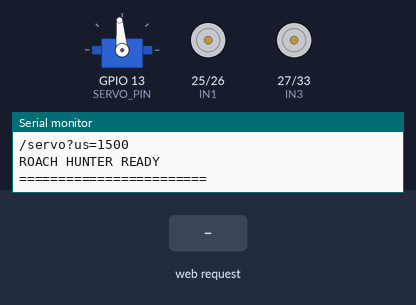
Simulated run of this sketch. Board: ESP32. Parts: servo, motor-driver pin pairs drawn as motors (green arrow = first pin HIGH = forward, orange = second pin HIGH = backward, longer = more drive), the last lines printed to the serial monitor. Inputs (shaded band) come from the test bench.

Above: at 2.2 s.
2.3 s: HTTP request GET /ready received
At 3.5 s:
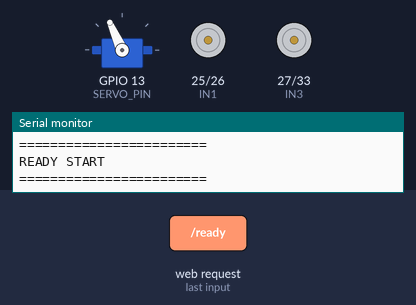
5.3 s: HTTP request GET /capture received
At 5.8 s:
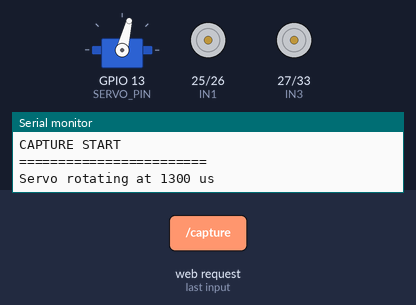
8.3 s: HTTP request GET /cmd?d=F received
At 9.2 s:
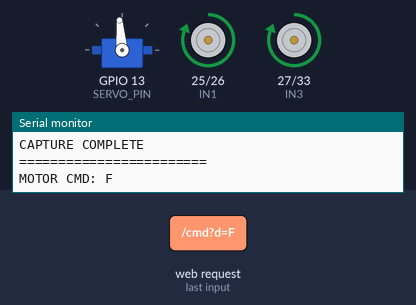
11.0 s: HTTP request GET /cmd?d=B received
At 11.3 s:
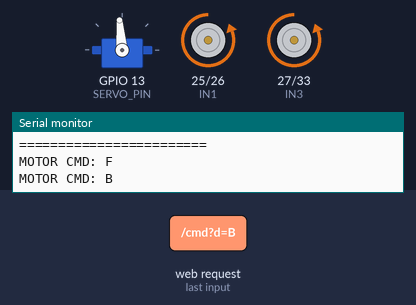
13.7 s: HTTP request GET /cmd?d=L received
At 14.6 s:
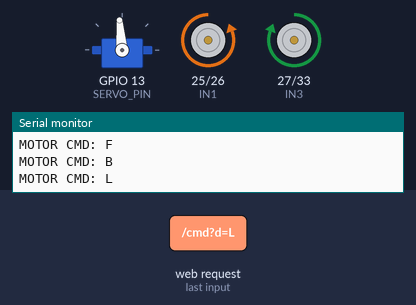
16.4 s: HTTP request GET /cmd?d=R received
At 17.3 s:
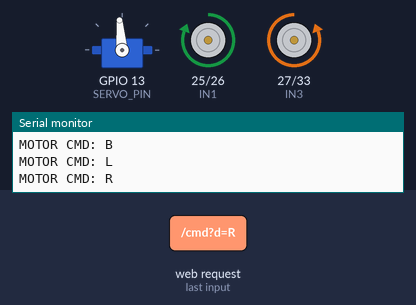
Timing chart, 0 to 19.4 s (numbered marks = the images above; inputs shaded):
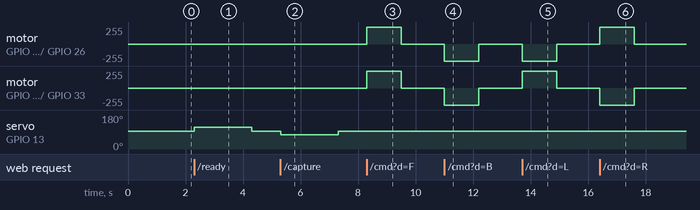

Measured:
- after the input at 2.3 s, servo on GPIO 13 (SERVO_PIN): 95° → 114° at once, → 95° 2.0 s later
- after the input at 5.3 s, servo on GPIO 13 (SERVO_PIN): 95° → 76° at once, → 95° 2.0 s later
- after the input at 8.3 s, motor on GPIO 25 (IN1) / GPIO 26 (IN2), motor on GPIO 27 (IN3) / GPIO 33 (IN4): stopped → forward 255/255 at once, → stopped 1.2 s later
- after the input at 11.0 s, motor on GPIO 25 (IN1) / GPIO 26 (IN2), motor on GPIO 27 (IN3) / GPIO 33 (IN4): stopped → backward 255/255 at once, → stopped 1.2 s later
- after the input at 13.7 s, motor on GPIO 25 (IN1) / GPIO 26 (IN2): stopped → backward 255/255 at once, → stopped 1.2 s later; motor on GPIO 27 (IN3) / GPIO 33 (IN4): stopped → forward 255/255 at once, → stopped 1.2 s later
- after the input at 16.4 s, motor on GPIO 25 (IN1) / GPIO 26 (IN2): stopped → forward 255/255 at once, → stopped 1.2 s later; motor on GPIO 27 (IN3) / GPIO 33 (IN4): stopped → backward 255/255 at once, → stopped 1.2 s later

The sketch:

robot_controller.ino
```cpp
#include <WiFi.h>
#include <WebServer.h>
#include <ESP32Servo.h>

// ============================================================
// MOTOR PINS
// ============================================================

const int IN1 = 25;
const int IN2 = 26;
const int IN3 = 27;
const int IN4 = 33;

// ============================================================
// SERVO
// ============================================================

const int SERVO_PIN = 13;

Servo captureServo;

const int SERVO_STOP_US = 1500;

// Capture direction
const int SERVO_CAPTURE_US = 1300;
const int SERVO_CAPTURE_TIME_MS = 2000;

// Opposite direction, used at startup
const int SERVO_READY_US = 1700;
const int SERVO_READY_TIME_MS = SERVO_CAPTURE_TIME_MS;

// ============================================================
// WIFI
// ============================================================

const char* WIFI_NAME = "ROACH-HUNTER";
const char* WIFI_PASSWORD = "roachbot123";

WebServer server(80);

// ============================================================
// MOTOR SAFETY
// ============================================================

unsigned long lastMoveTime = 0;
bool isMoving = false;

const unsigned long SAFETY_TIMEOUT_MS = 1200;

// ============================================================
// MOTOR CONTROL
// ============================================================

void stopMotors() {

digitalWrite(IN1, LOW);
digitalWrite(IN2, LOW);
digitalWrite(IN3, LOW);
digitalWrite(IN4, LOW);

isMoving = false;
}

void forward() {

digitalWrite(IN1, HIGH);
digitalWrite(IN2, LOW);

digitalWrite(IN3, HIGH);
digitalWrite(IN4, LOW);

isMoving = true;
}

void backward() {

digitalWrite(IN1, LOW);
digitalWrite(IN2, HIGH);

digitalWrite(IN3, LOW);
digitalWrite(IN4, HIGH);

isMoving = true;
}

void turnLeft() {

digitalWrite(IN1, LOW);
digitalWrite(IN2, HIGH);

digitalWrite(IN3, HIGH);
digitalWrite(IN4, LOW);

isMoving = true;
}

void turnRight() {

digitalWrite(IN1, HIGH);
digitalWrite(IN2, LOW);

digitalWrite(IN3, LOW);
digitalWrite(IN4, HIGH);

isMoving = true;
}

// ============================================================
// MOTOR HTTP
//
// /cmd?d=F
// /cmd?d=B
// /cmd?d=L
// /cmd?d=R
// /cmd?d=X
//
// ============================================================

void handleCommand() {

String command = server.arg("d");

Serial.print("MOTOR CMD: ");
Serial.println(command);

if (command == "F") {

    forward();

} else if (command == "B") {

    backward();

} else if (command == "L") {

    turnLeft();

} else if (command == "R") {

    turnRight();

} else {

    stopMotors();

}

if (isMoving) {
lastMoveTime = millis();
}

server.send(
200,
"text/plain",
"OK"
);
}

// ============================================================
// CAPTURE
//
// /capture
//
// Behavior:
//
// 1. SG90 rotates in capture direction
// 2. runs for 200 ms
// 3. returns to neutral / STOP
//
// ============================================================

void handleReady() {

Serial.println();
Serial.println("========================");
Serial.println("READY START");
Serial.println("========================");

// Make sure car is not moving
stopMotors();

// Rotate opposite direction
captureServo.writeMicroseconds(
SERVO_READY_US
);

delay(
SERVO_READY_TIME_MS
);

// Stop servo
captureServo.writeMicroseconds(
SERVO_STOP_US
);

Serial.println("READY COMPLETE");

server.send(
200,
"text/plain",
"READY COMPLETE"
);
}

void handleCapture() {

Serial.println();
Serial.println("========================");
Serial.println("CAPTURE START");
Serial.println("========================");

// Make absolutely sure wheels are stopped
stopMotors();

// ----------------------------------------------------------
// START SERVO ROTATION
// ----------------------------------------------------------

Serial.print("Servo rotating at ");
Serial.print(SERVO_CAPTURE_US);
Serial.println(" us");

captureServo.writeMicroseconds(
SERVO_CAPTURE_US
);

// Rotate for configured duration
delay(
SERVO_CAPTURE_TIME_MS
);

// ----------------------------------------------------------
// STOP SERVO
// ----------------------------------------------------------

captureServo.writeMicroseconds(
SERVO_STOP_US
);

Serial.print("Servo stopped at ");
Serial.print(SERVO_STOP_US);
Serial.println(" us");

Serial.println("CAPTURE COMPLETE");
Serial.println("========================");
Serial.println();

server.send(
200,
"text/plain",
"CAPTURE COMPLETE"
);
}

// ============================================================
// OPTIONAL SERVO TEST
//
// /servo?us=1500
//
// Useful for calibration.
//
// Examples:
//
// /servo?us=1500
// /servo?us=1490
// /servo?us=1510
//
// ============================================================

void handleServo() {

if (!server.hasArg("us")) {

    server.send(
      400,
      "text/plain",
      "Missing us"
    );

    return;

}

int pulseUs =
server.arg("us").toInt();

pulseUs = constrain(
pulseUs,
1200,
1800
);

Serial.print("SERVO TEST: ");
Serial.print(pulseUs);
Serial.println(" us");

captureServo.writeMicroseconds(
pulseUs
);

server.send(
200,
"text/plain",
"OK"
);
}

// ============================================================
// ROOT
// ============================================================

void handleRoot() {

server.send(
200,
"text/plain",
"ROACH HUNTER READY"
);
}

// ============================================================
// SETUP
// ============================================================

void setup() {

Serial.begin(115200);

delay(1000);

Serial.println();
Serial.println("========================");
Serial.println("BOOTING ROACH HUNTER");
Serial.println("========================");

// ==========================================================
// MOTOR
// ==========================================================

pinMode(IN1, OUTPUT);
pinMode(IN2, OUTPUT);
pinMode(IN3, OUTPUT);
pinMode(IN4, OUTPUT);

stopMotors();

Serial.println("Motors stopped");

// ==========================================================
// SERVO
// ==========================================================

captureServo.setPeriodHertz(50);

int servoChannel = captureServo.attach(
SERVO_PIN,
500,
2400
);

Serial.print("Servo channel: ");
Serial.println(servoChannel);

// IMPORTANT:
// Servo starts in neutral / STOP.
//
// User manually places capture mechanism
// into READY position before running Python.

captureServo.writeMicroseconds(
SERVO_STOP_US
);

Serial.print("Servo initialized at STOP: ");
Serial.print(SERVO_STOP_US);
Serial.println(" us");

// ==========================================================
// WIFI
// ==========================================================

Serial.println();
Serial.println(
"Starting ROACH-HUNTER WiFi..."
);

WiFi.mode(WIFI_AP);

bool started = WiFi.softAP(
WIFI_NAME,
WIFI_PASSWORD
);

if (started) {

    Serial.println(
      "WiFi started"
    );

} else {

    Serial.println(
      "WiFi failed"
    );

}

Serial.print("WiFi Name: ");
Serial.println(WIFI_NAME);

Serial.print("IP: ");
Serial.println(
WiFi.softAPIP()
);

// ==========================================================
// SERVER ROUTES
// ==========================================================

server.on(
"/",
handleRoot
);

server.on(
"/cmd",
handleCommand
);

server.on(
"/ready",
handleReady
);

server.on(
"/capture",
handleCapture
);

server.on(
"/servo",
handleServo
);

server.begin();

// ==========================================================
// READY
// ==========================================================

Serial.println();
Serial.println(
"HTTP server started"
);

Serial.println();

Serial.println(
"Available routes:"
);

Serial.println(
"/cmd?d=F"
);

Serial.println(
"/cmd?d=B"
);

Serial.println(
"/cmd?d=L"
);

Serial.println(
"/cmd?d=R"
);

Serial.println(
"/cmd?d=X"
);

Serial.println();

Serial.println(
"/capture"
);

Serial.println();

Serial.println(
"/servo?us=1500"
);

Serial.println();

Serial.println(
"ROACH HUNTER READY"
);

Serial.println(
"========================"
);
}

// ============================================================
// LOOP
// ============================================================

void loop() {

server.handleClient();

// ==========================================================
// MOTOR WATCHDOG
//
// If Python stops sending commands for >500 ms,
// automatically stop the wheels.
// ==========================================================

if (
isMoving &&
millis() - lastMoveTime > SAFETY_TIMEOUT_MS
) {

    stopMotors();

}
}
```
